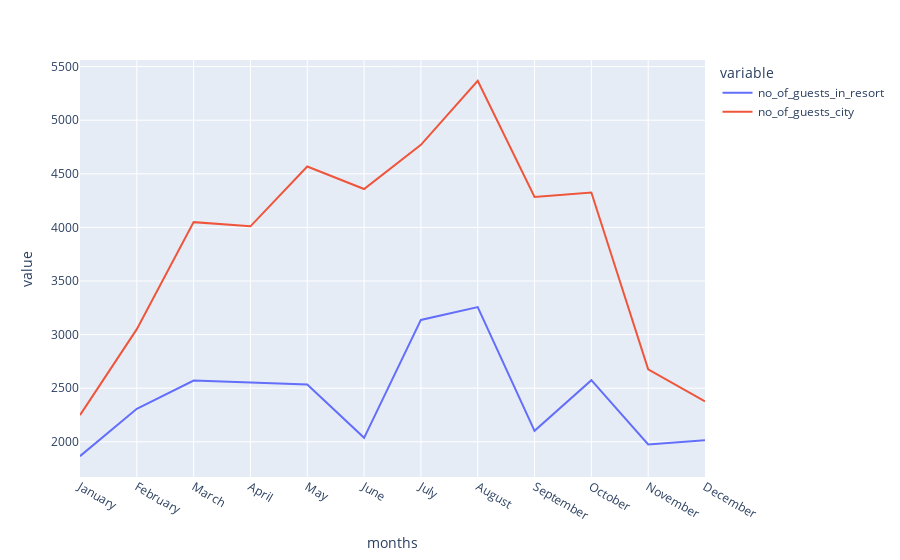

The notebook cell saved with this chart:
### Code cell
px.line(data_frame=final_hotel_data,x='months',y=['no_of_guests_in_resort','no_of_guests_city'])

### Figure 1 — Plotly figure (JSON) as saved in the notebook; plotly's stock layout.template omitted (floating-point values rounded to 4 significant figures)
{"data": [{"hovertemplate": "variable=no_of_guests_in_resort<br>months=%{x}<br>value=%{y}<extra></extra>", "legendgroup": "no_of_guests_in_resort", "line": {"color": "#636efa", "dash": "solid"}, "marker": {"symbol": "circle"}, "mode": "lines", "name": "no_of_guests_in_resort", "orientation": "v", "showlegend": true, "type": "scatter", "x": ["January", "February", "March", "April", "May", "June", "July", "August", "September", "October", "November", "December"], "xaxis": "x", "y": [1866, 2308, 2571, 2550, 2535, 2037, 3137, 3257, 2102, 2575, 1975, 2014], "yaxis": "y"}, {"hovertemplate": "variable=no_of_guests_city<br>months=%{x}<br>value=%{y}<extra></extra>", "legendgroup": "no_of_guests_city", "line": {"color": "#EF553B", "dash": "solid"}, "marker": {"symbol": "circle"}, "mode": "lines", "name": "no_of_guests_city", "orientation": "v", "showlegend": true, "type": "scatter", "x": ["January", "February", "March", "April", "May", "June", "July", "August", "September", "October", "November", "December"], "xaxis": "x", "y": [2249, 3051, 4049, 4010, 4568, 4358, 4770, 5367, 4283, 4326, 2676, 2377], "yaxis": "y"}], "layout": {"legend": {"title": {"text": "variable"}, "tracegroupgap": 0}, "margin": {"t": 60}, "xaxis": {"anchor": "y", "domain": [0, 1], "title": {"text": "months"}}, "yaxis": {"anchor": "x", "domain": [0, 1], "title": {"text": "value"}}}}
